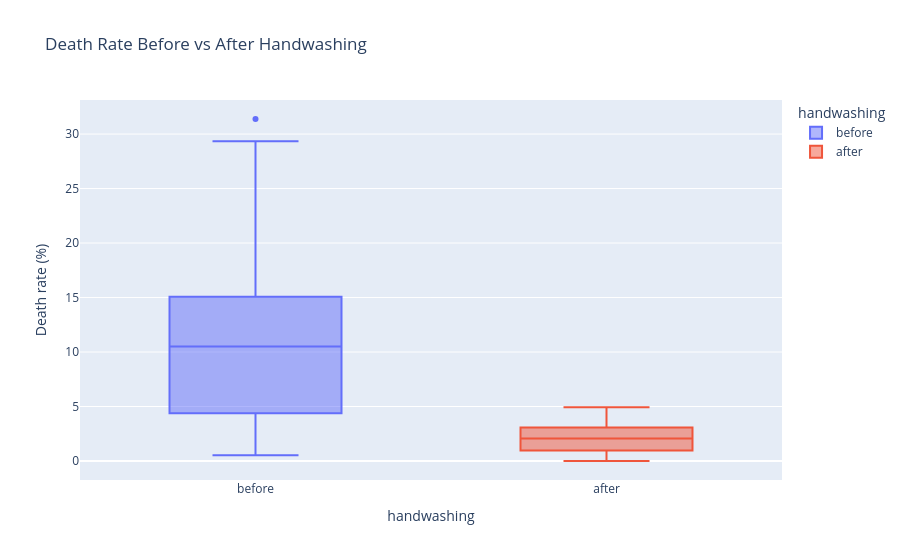

Notebook code for this chart:
### Code cell
fig = px.box(df_monthly, x='handwashing', y='pct_deaths', color='handwashing',
             title='Death Rate Before vs After Handwashing',
             labels={'pct_deaths': 'Death rate (%)'})
fig.show()

for period in ['before', 'after']:
    s = df_monthly[df_monthly['handwashing'] == period]['pct_deaths']
    print(f"\n{period.upper()}:")
    print(f"  mean={s.mean():.2f}, min={s.min():.2f}, max={s.max():.2f}")
    print(f"  Q1={s.quantile(0.25):.2f}, Q3={s.quantile(0.75):.2f}")

### Figure 1 — Plotly figure (JSON) as saved in the notebook; plotly's stock layout.template omitted (floating-point values rounded to 4 significant figures)
{"data": [{"alignmentgroup": "True", "hovertemplate": "handwashing=%{x}<br>Death rate (%)=%{y}<extra></extra>", "legendgroup": "before", "marker": {"color": "#636efa"}, "name": "before", "notched": false, "offsetgroup": "before", "orientation": "v", "showlegend": true, "type": "box", "x": ["before", "before", "before", "before", "before", "before", "before", "before", "before", "before", "before", "before", "before", "before", "before", "before", "before", "before", "before", "before", "before", "before", "before", "before", "before", "before", "before", "before", "before", "before", "before", "before", "before", "before", "before", "before", "before", "before", "before", "before", "before", "before", "before", "before", "before", "before", "before", "before", "before", "before", "before", "before", "before", "before", "before", "before", "before", "before", "before", "before", "before", "before", "before", "before", "before", "before", "before", "before", "before", "before", "before", "before", "before", "before", "before", "before"], "x0": " ", "xaxis": "x", "y": [14.57, 7.531, 4.332, 1.569, 0.7843, 5.0, 8.421, 1.351, 1.878, 11.02, 22.55, 20.85, 12.22, 10.23, 10.74, 3.226, 6.593, 20.78, 25.46, 18.39, 29.34, 22.97, 31.38, 19.12, 15.97, 12.41, 11.93, 6.098, 4.082, 0.5236, 1.554, 2.262, 17.6, 7.143, 8.051, 15.16, 11.28, 17.03, 17.31, 5.833, 2.679, 4.369, 6.32, 1.224, 3.226, 11.02, 10.55, 7.591, 4.745, 4.452, 4.231, 4.392, 7.143, 6.122, 3.586, 10.55, 14.84, 10.94, 10.49, 13.39, 18.09, 15.43, 18.97, 13.44, 10.15, 13.1, 18.06, 14.39, 14.96, 10.77, 5.369, 3.215, 1.923, 3.607, 18.27, 12.24], "y0": " ", "yaxis": "y"}, {"alignmentgroup": "True", "hovertemplate": "handwashing=%{x}<br>Death rate (%)=%{y}<extra></extra>", "legendgroup": "after", "marker": {"color": "#EF553B"}, "name": "after", "notched": false, "offsetgroup": "after", "orientation": "v", "showlegend": true, "type": "box", "x": ["after", "after", "after", "after", "after", "after", "after", "after", "after", "after", "after", "after", "after", "after", "after", "after", "after", "after", "after", "after", "after", "after"], "x0": " ", "xaxis": "x", "y": [2.239, 1.2, 1.894, 4.58, 3.957, 4.472, 2.93, 3.534, 0.6873, 0.0, 0.6557, 0.9585, 1.136, 0.3717, 0.0, 0.9615, 2.341, 2.903, 1.34, 2.233, 3.085, 4.926], "y0": " ", "yaxis": "y"}], "layout": {"boxmode": "overlay", "legend": {"title": {"text": "handwashing"}, "tracegroupgap": 0}, "title": {"text": "Death Rate Before vs After Handwashing"}, "xaxis": {"anchor": "y", "categoryarray": ["before", "after"], "categoryorder": "array", "domain": [0, 1], "title": {"text": "handwashing"}}, "yaxis": {"anchor": "x", "domain": [0, 1], "title": {"text": "Death rate (%)"}}}}
